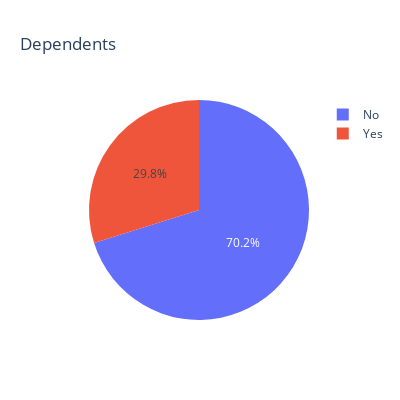

Write notebook code for a chart like this one.
### Code cell
px.pie(values = dependents_data.values, names = dependents_data.index, title = 'Dependents', height = 400, width = 400)

### Figure 1 — Plotly figure (JSON) as saved in the notebook; plotly's stock layout.template omitted (floating-point values rounded to 4 significant figures)
{"data": [{"domain": {"x": [0, 1], "y": [0, 1]}, "hovertemplate": "label=%{label}<br>value=%{value}<extra></extra>", "labels": ["No", "Yes"], "legendgroup": "", "name": "", "showlegend": true, "type": "pie", "values": [0.7015, 0.2985]}], "layout": {"height": 400, "legend": {"tracegroupgap": 0}, "title": {"text": "Dependents"}, "width": 400}}
